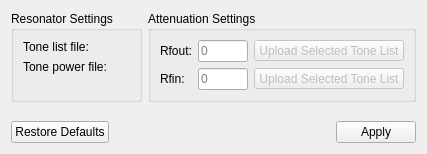
<?xml version="1.0" encoding="UTF-8"?>
<ui version="4.0">
 <class>ChannelSettingsWidget</class>
 <widget class="QWidget" name="ChannelSettingsWidget">
  <property name="geometry">
   <rect>
    <x>0</x>
    <y>0</y>
    <width>407</width>
    <height>154</height>
   </rect>
  </property>
  <property name="sizePolicy">
   <sizepolicy hsizetype="Preferred" vsizetype="Minimum">
    <horstretch>0</horstretch>
    <verstretch>0</verstretch>
   </sizepolicy>
  </property>
  <property name="windowTitle">
   <string>Form</string>
  </property>
  <layout class="QGridLayout" name="gridLayout">
   <item row="4" column="0" colspan="2" alignment="Qt::AlignmentFlag::AlignBottom">
    <widget class="QDialogButtonBox" name="buttonBox">
     <property name="standardButtons">
      <set>QDialogButtonBox::StandardButton::Apply|QDialogButtonBox::StandardButton::RestoreDefaults</set>
     </property>
     <property name="centerButtons">
      <bool>false</bool>
     </property>
    </widget>
   </item>
   <item row="3" column="0" colspan="2" alignment="Qt::AlignmentFlag::AlignTop">
    <widget class="Section" name="advanced_section" native="true">
     <property name="sizePolicy">
      <sizepolicy hsizetype="Preferred" vsizetype="Minimum">
       <horstretch>0</horstretch>
       <verstretch>0</verstretch>
      </sizepolicy>
     </property>
    </widget>
   </item>
   <item row="1" column="1">
    <widget class="QGroupBox" name="attenuation_GroupBox">
     <property name="sizePolicy">
      <sizepolicy hsizetype="Fixed" vsizetype="Preferred">
       <horstretch>0</horstretch>
       <verstretch>0</verstretch>
      </sizepolicy>
     </property>
     <property name="title">
      <string>Attenuation Settings</string>
     </property>
     <layout class="QFormLayout" name="formLayout_4">
      <item row="0" column="0">
       <widget class="QLabel" name="rfoutLabel">
        <property name="sizePolicy">
         <sizepolicy hsizetype="Minimum" vsizetype="Preferred">
          <horstretch>0</horstretch>
          <verstretch>0</verstretch>
         </sizepolicy>
        </property>
        <property name="text">
         <string>Rfout:</string>
        </property>
       </widget>
      </item>
      <item row="0" column="1">
       <layout class="QHBoxLayout" name="horizontalLayout_2">
        <item>
         <widget class="ClickableLineEdit" name="rfout_lineEdit">
          <property name="sizePolicy">
           <sizepolicy hsizetype="Fixed" vsizetype="Fixed">
            <horstretch>0</horstretch>
            <verstretch>0</verstretch>
           </sizepolicy>
          </property>
          <property name="maximumSize">
           <size>
            <width>50</width>
            <height>16777215</height>
           </size>
          </property>
          <property name="placeholderText">
           <string>0</string>
          </property>
         </widget>
        </item>
        <item>
         <widget class="QToolButton" name="rfout_uploadToolButton">
          <property name="enabled">
           <bool>false</bool>
          </property>
          <property name="sizePolicy">
           <sizepolicy hsizetype="Fixed" vsizetype="Fixed">
            <horstretch>0</horstretch>
            <verstretch>0</verstretch>
           </sizepolicy>
          </property>
          <property name="maximumSize">
           <size>
            <width>150</width>
            <height>16777215</height>
           </size>
          </property>
          <property name="text">
           <string>Upload Selected Tone List</string>
          </property>
          <property name="icon">
           <iconset resource="icons.qrc">
            <normaloff>:/icons/upload.png</normaloff>:/icons/upload.png</iconset>
          </property>
          <property name="arrowType">
           <enum>Qt::ArrowType::NoArrow</enum>
          </property>
         </widget>
        </item>
       </layout>
      </item>
      <item row="1" column="0">
       <widget class="QLabel" name="rfinLabel">
        <property name="sizePolicy">
         <sizepolicy hsizetype="Minimum" vsizetype="Preferred">
          <horstretch>0</horstretch>
          <verstretch>0</verstretch>
         </sizepolicy>
        </property>
        <property name="text">
         <string>Rfin:</string>
        </property>
       </widget>
      </item>
      <item row="1" column="1">
       <layout class="QHBoxLayout" name="horizontalLayout_3">
        <item>
         <widget class="ClickableLineEdit" name="rfin_lineEdit">
          <property name="sizePolicy">
           <sizepolicy hsizetype="Fixed" vsizetype="Fixed">
            <horstretch>0</horstretch>
            <verstretch>0</verstretch>
           </sizepolicy>
          </property>
          <property name="maximumSize">
           <size>
            <width>50</width>
            <height>16777215</height>
           </size>
          </property>
          <property name="placeholderText">
           <string>0</string>
          </property>
         </widget>
        </item>
        <item>
         <widget class="QToolButton" name="rfin_uploadToolButton">
          <property name="enabled">
           <bool>false</bool>
          </property>
          <property name="sizePolicy">
           <sizepolicy hsizetype="Fixed" vsizetype="Fixed">
            <horstretch>0</horstretch>
            <verstretch>0</verstretch>
           </sizepolicy>
          </property>
          <property name="maximumSize">
           <size>
            <width>150</width>
            <height>16777215</height>
           </size>
          </property>
          <property name="text">
           <string>Upload Selected Tone List</string>
          </property>
          <property name="icon">
           <iconset resource="icons.qrc">
            <normaloff>:/icons/upload.png</normaloff>:/icons/upload.png</iconset>
          </property>
         </widget>
        </item>
       </layout>
      </item>
     </layout>
    </widget>
   </item>
   <item row="1" column="0">
    <widget class="QGroupBox" name="resonator_GroupBox">
     <property name="title">
      <string>Resonator Settings</string>
     </property>
     <layout class="QFormLayout" name="formLayout_2">
      <item row="0" column="0">
       <widget class="QLabel" name="tone_list_label">
        <property name="minimumSize">
         <size>
          <width>0</width>
          <height>0</height>
         </size>
        </property>
        <property name="toolTip">
         <string>Choose a list of resonant frequencies</string>
        </property>
        <property name="whatsThis">
         <string>List of tones of resonant frequencies</string>
        </property>
        <property name="text">
         <string>Tone list file:</string>
        </property>
        <property name="alignment">
         <set>Qt::AlignmentFlag::AlignLeading|Qt::AlignmentFlag::AlignLeft|Qt::AlignmentFlag::AlignVCenter</set>
        </property>
       </widget>
      </item>
      <item row="0" column="1">
       <widget class="FileUploadWidget" name="tone_list_file_upload_widget" native="true">
        <property name="sizePolicy">
         <sizepolicy hsizetype="Preferred" vsizetype="Preferred">
          <horstretch>0</horstretch>
          <verstretch>0</verstretch>
         </sizepolicy>
        </property>
       </widget>
      </item>
      <item row="1" column="0">
       <widget class="QLabel" name="tone_power_label">
        <property name="minimumSize">
         <size>
          <width>0</width>
          <height>0</height>
         </size>
        </property>
        <property name="text">
         <string>Tone power file:</string>
        </property>
       </widget>
      </item>
      <item row="1" column="1">
       <widget class="FileUploadWidget" name="tone_power_file_upload_widget" native="true">
        <property name="sizePolicy">
         <sizepolicy hsizetype="Preferred" vsizetype="Preferred">
          <horstretch>0</horstretch>
          <verstretch>0</verstretch>
         </sizepolicy>
        </property>
       </widget>
      </item>
     </layout>
    </widget>
   </item>
  </layout>
 </widget>
 <customwidgets>
  <customwidget>
   <class>FileUploadWidget</class>
   <extends>QWidget</extends>
   <header>rfsocinterface.ui.file_upload</header>
   <container>1</container>
  </customwidget>
  <customwidget>
   <class>Section</class>
   <extends>QWidget</extends>
   <header>rfsocinterface.ui.section</header>
   <container>1</container>
  </customwidget>
  <customwidget>
   <class>ClickableLineEdit</class>
   <extends>QLineEdit</extends>
   <header>rfsocinterface.ui.lineedit</header>
  </customwidget>
 </customwidgets>
 <resources>
  <include location="icons.qrc"/>
 </resources>
 <connections/>
</ui>
